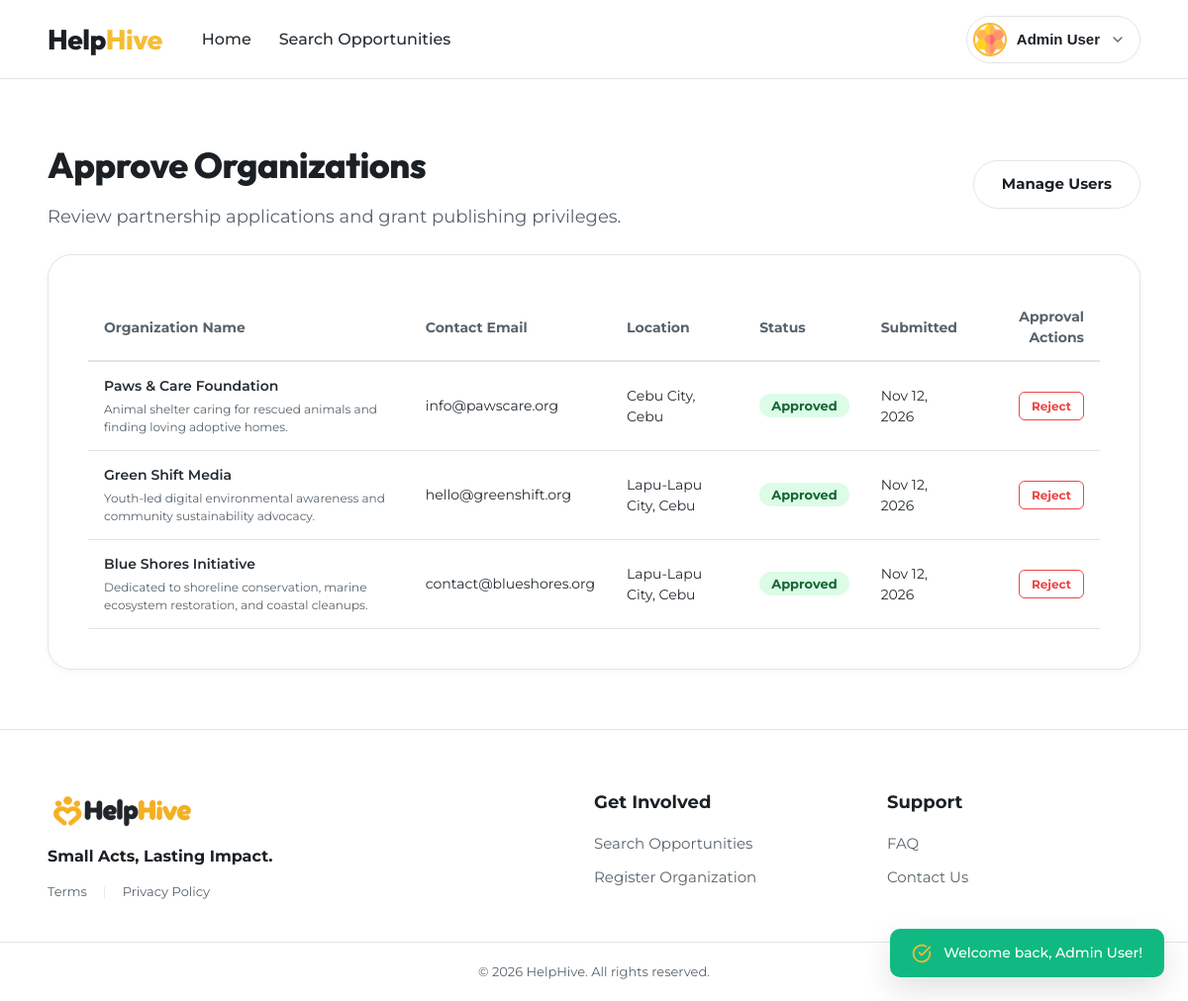
/admin/organizations (signed in), run on the app's committed database.
### tables this page shows
CREATE TABLE organizations (
  id INT UNSIGNED AUTO_INCREMENT PRIMARY KEY,
  user_id INT UNSIGNED NOT NULL UNIQUE,
  name VARCHAR(160) NOT NULL,
  description TEXT NULL,
  contact_email VARCHAR(190) NULL,
  location VARCHAR(160) NULL,
  is_approved TINYINT(1) NOT NULL DEFAULT 0,
  created_at TIMESTAMP NOT NULL DEFAULT CURRENT_TIMESTAMP,
  CONSTRAINT fk_org_user FOREIGN KEY (user_id) REFERENCES users(id) ON DELETE CASCADE
);

### app/controllers/AdminController.php (called while the page is built, shortened)
<?php
final class AdminController
{
    public function organizations(): void
    {
        $orgModel = new OrganizationModel(Database::connection());
        $organizations = $orgModel->all();
        view('admin/organizations', [
            'title' => 'Organizations — HelpHive',
            'organizations' => $organizations,
        ]);
    }
}

### config/env.php (called while the page is built, shortened)
<?php
function env(string $key, ?string $default = null): ?string
{
    return $_ENV[$key] ?? $default;
}

### app/utils/Database.php (called while the page is built, shortened)
<?php
final class Database
{
    private static ?PDO $pdo = null;
    public static function connection(): PDO
    {
        if (self::$pdo === null) {
            $dsn = sprintf(
                'mysql:host=%s;port=%s;dbname=%s;charset=utf8mb4',
                env('DB_HOST', '127.0.0.1'), env('DB_PORT', '3306'), env('DB_NAME', 'helphive')
            );
            self::$pdo = new PDO($dsn, env('DB_USER', 'root'), env('DB_PASS', ''), [
                PDO::ATTR_ERRMODE            => PDO::ERRMODE_EXCEPTION,
                PDO::ATTR_DEFAULT_FETCH_MODE => PDO::FETCH_ASSOC,
                PDO::ATTR_EMULATE_PREPARES   => false,
            ]);
        }
        return self::$pdo;
    }
}

### app/models/OrganizationModel.php (called while the page is built, shortened)
<?php
final class OrganizationModel
{
    public function all(): array
    {
        $st = $this->db->query('SELECT * FROM organizations ORDER BY id DESC');
        return $st->fetchAll();
    }
}

### app/views/admin/organizations.php (the view, shortened to what this page needs)
<?php
$orgList = $organizations ?? [];
?>
<section id="view-admin-orgs" class="page-view active" style="display: block;">
  <div class="section-container">
    <div class="details-top-nav" style="justify-content: space-between; align-items: center;">
      <div>
        <h2 class="section-title">Approve Organizations</h2>
        <p class="section-subtitle">Review partnership applications and grant publishing privileges.</p>
      </div>
      <a href="/admin/users" class="btn btn-ghost" style="text-decoration: none;">
        Manage Users
      </a>
    </div>
    <div class="form-card-container" style="max-width: 100%; margin-top: 24px;">
      <?php if (!empty($orgList)): ?>
        <div style="overflow-x: auto;">
          <table style="width: 100%; border-collapse: collapse; text-align: left;">
            <thead>
              <tr style="border-bottom: 2px solid var(--slate-border); color: var(--slate-muted); font-size: 14px;">
                <th style="padding: 12px 16px;">Organization Name</th>
                <th style="padding: 12px 16px;">Contact Email</th>
                <th style="padding: 12px 16px;">Location</th>
                <th style="padding: 12px 16px;">Status</th>
                <th style="padding: 12px 16px;">Submitted</th>
                <th style="padding: 12px 16px; text-align: right;">Approval Actions</th>
              </tr>
            </thead>
            <tbody>
              <?php foreach ($orgList as $org): ?>
                <tr style="border-bottom: 1px solid var(--slate-border); font-size: 14px;">
                  <td style="padding: 14px 16px; font-weight: 600;">
                    <?= e($org['name']) ?>
                    <?php if (!empty($org['description'])): ?>
                      <p style="font-size: 12px; font-weight: normal; color: var(--slate-muted); margin-top: 4px;"><?= e($org['description']) ?></p>
                    <?php endif; ?>
                  </td>
                  <td style="padding: 14px 16px;"><?= e($org['contact_email'] ?? '') ?></td>
                  <td style="padding: 14px 16px;"><?= e($org['location'] ?? '—') ?></td>
                  <td style="padding: 14px 16px;">
                    <span class="status-badge <?= !empty($org['is_approved']) ? 'approved' : 'pending' ?>">
                      <?= !empty($org['is_approved']) ? 'Approved' : 'Pending' ?>
                    </span>
                  </td>
                  <td style="padding: 14px 16px;"><?= e(date('M d, Y', strtotime($org['created_at'] ?? 'now'))) ?></td>
                  <td style="padding: 14px 16px; text-align: right;">
                    <div style="display: inline-flex; gap: 6px; justify-content: flex-end;">
                      <form action="/admin/organizations/<?= (int) $org['id'] ?>/reject" method="POST" style="margin: 0;">
                        <button type="submit" class="btn" style="padding: 6px 12px; font-size: 12px; color: #ef4444; border: 1px solid #ef4444; border-radius: var(--radius-sm); background: none; cursor: pointer;">
                          Reject
                        </button>
                      </form>
                    </div>
                  </td>
                </tr>
              <?php endforeach; ?>
            </tbody>
          </table>
        </div>
      <?php else: ?>
        <p style="text-align: center; color: var(--slate-muted); padding: 32px 0;">No organization registration requests found.</p>
      <?php endif; ?>
    </div>
  </div>
</section>

### public/index.php (shortened to what this page needs)
<?php
require BASE_PATH . '/config/env.php';
spl_autoload_register(function (string $class): void {
    foreach (['controllers', 'models', 'utils', 'utils/exporters'] as $dir) {
        $file = BASE_PATH . "/app/$dir/$class.php";
        if (is_file($file)) { require $file; return; }
    }
});
$routes = require BASE_PATH . '/config/routes.php';
$method = $_SERVER['REQUEST_METHOD'];
$path = '/' . trim(parse_url($_SERVER['REQUEST_URI'], PHP_URL_PATH), '/');
foreach ($routes as [$m, $pattern, $handler]) {
    $regex = '#^' . preg_replace('#\{(\w+)\}#', '(?P<$1>\d+)', $pattern) . '$#';
    if ($m === $method && preg_match($regex, $path, $matches)) {
        [$class, $action] = explode('@', $handler);
        $args = array_filter($matches, 'is_string', ARRAY_FILTER_USE_KEY);
        (new $class())->$action(...array_map('intval', $args));
        exit;
    }
}

### public/assets/css/style.css (style rules this page uses)
:root { --primary-yellow: #f4bd35; --primary-yellow-hover: #e3ab23; --primary-yellow-light: #fef7e6; --primary-green: #278441; --primary-green-hover: #1e6b34; --primary-green-light: #edf6ef; --slate-dark: #1b2025; --slate-body: #252c32; --slate-muted: #58636c; --slate-border: #e2e5e8; --bg-light-grey: #f8f9fa; --bg-white: #ffffff; --font-main: 'Montserrat', -apple-system, BlinkMacSystemFont, "Segoe UI", Roboto, sans-serif; --font-heading: 'Outfit', 'Montserrat', sans-serif; --radius-sm: 6px; --radius-md: 10px; --radius-lg: 16px; --radius-xl: 24px; --radius-full: 9999px; --shadow-sm: 0 2px 6px rgba(0, 0, 0, 0.04); --shadow-md: 0 6px 18px rgba(0, 0, 0, 0.07); --shadow-lg: 0 12px 32px rgba(0, 0, 0, 0.12); --transition: all 0.2s cubic-bezier(0.16, 1, 0.3, 1); }
*, *::before, *::after { box-sizing: border-box; margin: 0; padding: 0; }
html, body { margin: 0 !important; padding: 0 !important; }
body { font-family: var(--font-main); background-color: #ffffff; color: var(--slate-body); line-height: 1.5; -webkit-font-smoothing: antialiased; min-height: 100vh; display: flex; flex-direction: column; }
.btn { display: inline-flex; align-items: center; justify-content: center; gap: 8px; font-family: var(--font-main); font-size: 15px; font-weight: 700; padding: 12px 28px; border-radius: var(--radius-full); border: 1px solid transparent; cursor: pointer; text-decoration: none; transition: var(--transition); }
.btn-ghost { background-color: transparent; color: var(--slate-dark); border-color: var(--slate-border); }
.page-view { display: none; }
.page-view.active { display: block; }
.section-container { max-width: 1440px; margin: 0 auto; padding: 60px 48px; }
.section-title { font-family: var(--font-heading); font-size: 36px; font-weight: 800; color: var(--slate-dark); letter-spacing: -0.5px; margin-bottom: 12px; }
.section-subtitle { font-size: 18px; color: var(--slate-muted); font-weight: 400; max-width: 680px; margin: 0 auto; }
.details-top-nav { display: flex; align-items: center; justify-content: space-between; margin-bottom: 24px; }
.form-card-container { background: #ffffff; border: 1px solid var(--slate-border); border-radius: var(--radius-xl); padding: 40px; box-shadow: var(--shadow-sm); }
.status-badge { font-size: 13px; font-weight: 700; padding: 4px 12px; border-radius: var(--radius-full); }
.status-badge.approved { background: #dcfce7; color: #166534; }

### data on the page
organizations: name "Paws & Care Foundation", description "Animal shelter caring for rescued animals and finding loving adoptive homes.", contact_email "info@pawscare.org", location "Cebu City, Cebu", is_approved "Approved", created_at "Nov 12, 2026"
organizations: name "Green Shift Media", description "Youth-led digital environmental awareness and community sustainability advocacy.", contact_email "hello@greenshift.org", location "Lapu-Lapu City, Cebu", is_approved "Approved", created_at "Nov 12, 2026"
organizations: name "Blue Shores Initiative", description "Dedicated to shoreline conservation, marine ecosystem restoration, and coastal cleanups.", contact_email "contact@blueshores.org", location "Lapu-Lapu City, Cebu", is_approved "Approved", created_at "Nov 12, 2026"

### other printed values
$msg "Welcome back, Admin User!"
